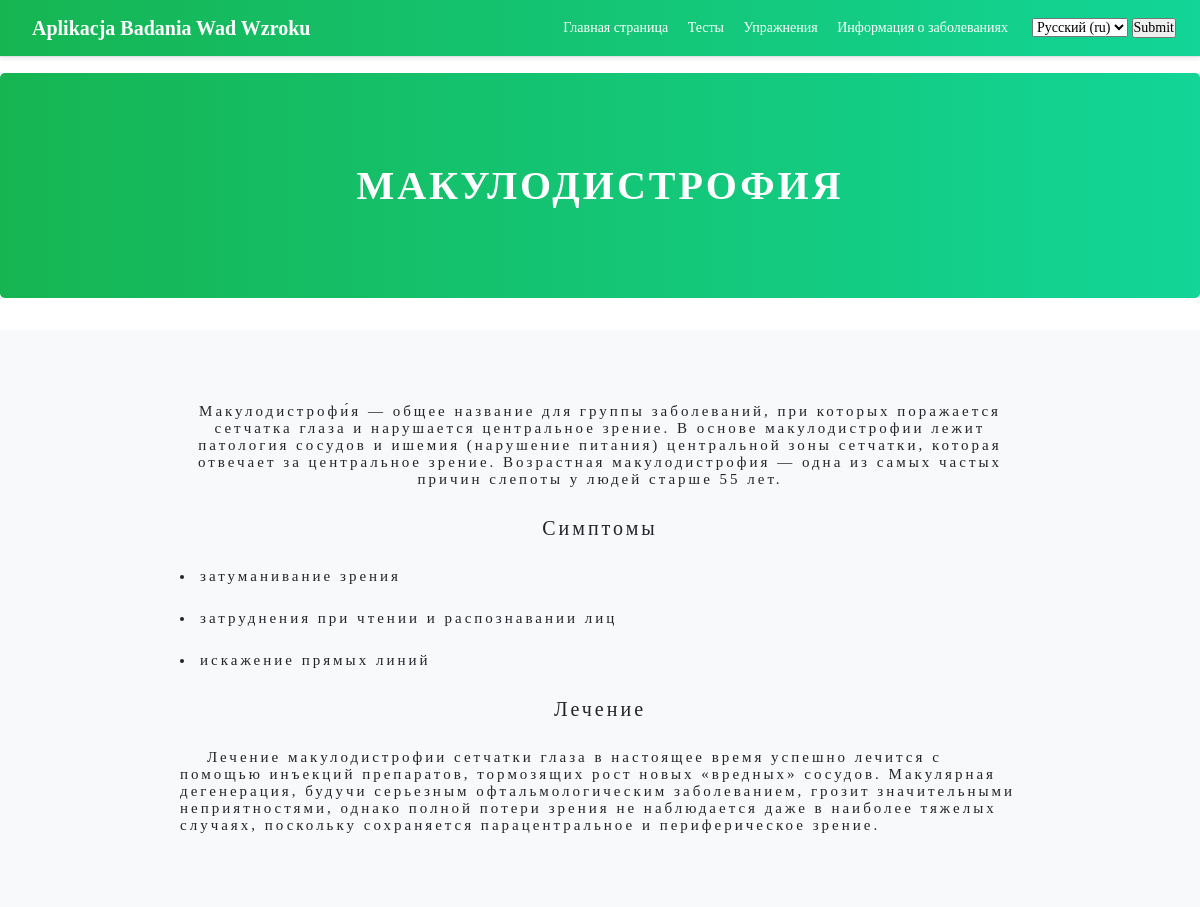
The app's page /ru/information-diseases/macular_degeneration with its own data.
### AplikacjaBadaniaWadWzroku/models.py (models this page shows, shortened)
class Information1(models.Model):
    disease_information = models.TextField(default='')
    disease_symptoms = models.TextField(default='')
    disease_treatment = models.TextField(default='')
    disease_name = models.CharField(max_length=50, default='')
    disease = models.CharField(max_length=50, default='')

### AplikacjaBadaniaWadWzroku/views.py (the view)
# urls.py: path('information-diseases/<value>', views.information_diseases_all, name='information-about-disease'),
def information_diseases_all(request, value):
    disease_information = Information1.objects.get(disease=value)
    test_name = disease_information.disease_name
    disease_description = disease_information.disease_information
    disease_symptoms = disease_information.disease_symptoms.split(';')
    disease_treatment = disease_information.disease_treatment.split(';')
    context = {'disease_description': disease_description, 'test': test_name, 'disease_symptoms': disease_symptoms,
               'disease_treatment': disease_treatment}
    return render(request, 'AplikacjaBadaniaWadWzroku/information_diseases.html', context)

### AplikacjaBadaniaWadWzroku/templates/AplikacjaBadaniaWadWzroku/information_diseases.html (shortened to what this page needs)
{% extends 'AplikacjaBadaniaWadWzroku/../AplikacjaBadaniaWadWzroku/base.html' %}
{% load static i18n %}
{% block content %}
    <section class="jumbotron text-center" style="background: linear-gradient(90deg, rgba(2,0,36,1) 0%, rgba(22,181,82,1) 0%, rgba(18,213,151,1) 100%);">
        <div class="container">
          <h1 style="color: white; font-weight: 900 !important;">{% trans test %}</h1>
        </div>
    </section>
    <div class="album py-5 bg-light">
        <div style="width: 70%; margin: auto"><p style="text-align: center"> {{ disease_description }}</p></div>
        <div style="margin: auto; width: 70%">
            <h2 style="text-align: center">{% trans 'Симптомы' %}</h2>
                <ul style="list-style-position: inside;">
                    {% for symptom in disease_symptoms %}
                        <li>{{ symptom }}</li>
                    {% endfor %}
                </ul>
        </div>
        <div style="margin: auto; width: 70%">
            <h2 style="text-align: center">{% trans 'Лечение' %}</h2>
            <ul style="list-style-position: inside; margin: 0; padding: 0;">
                {% for treatment in disease_treatment %}
                    <li style="list-style-type: none"> &nbsp; &nbsp; {{ treatment }}</li>
                {% endfor %}
            </ul>
        </div>
    </div>
{% endblock %}

### AplikacjaBadaniaWadWzroku/static/css/style.css (style rules this page uses)
* { margin: 0; padding: 0; }
body { font: 14px Comfortaa, serif; }
h1 { margin: 25px 0; font: 40px Comfortaa, Serif; text-transform: uppercase; letter-spacing: 3px; }
h2 { margin: 25px 0; font: 20px Comfortaa, Serif; letter-spacing: 3px; line-height: 1.5 }
p { margin: 25px 0; font: 15px Comfortaa, Serif; letter-spacing: 3px; }
ul li { margin: 25px 0; font: 15px Comfortaa, Serif; letter-spacing: 3px; }

### records on screen
Information1: disease_information "Макулодистрофи́я — общее название для группы заболеваний, при которых поражается сетчатка глаза и нарушается центральное зрение. В основе макулодистрофии лежит патология сосудов и ишемия (нарушение питания) центральной зоны сетчатки, которая отвечает за центральное зрение. Возрастная макулодистрофия — одна из самых частых причин слепоты у людей старше 55 лет.", disease_treatment "Лечение макулодистрофии сетчатки глаза в настоящее время успешно лечится с помощью инъекций препаратов, тормозящих рост новых «вредных» сосудов. Макулярная дегенерация, будучи серьезным офтальмологическим заболеванием, грозит значительными неприятностями, однако полной потери зрения не наблюдается даже в наиболее тяжелых случаях, поскольку сохраняется парацентральное и периферическое зрение."

### other values on screen
{{ symptom }} "затуманивание зрения" "затруднения при чтении и распознавании лиц" "искажение прямых линий"
form field language "Русский (ru)"
